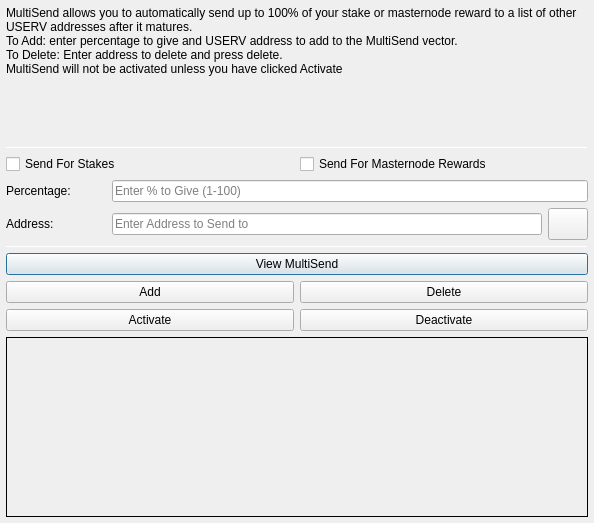
<?xml version="1.0" encoding="UTF-8"?>
<ui version="4.0">
 <class>MultiSendDialog</class>
 <widget class="QDialog" name="MultiSendDialog">
  <property name="windowModality">
   <enum>Qt::NonModal</enum>
  </property>
  <property name="geometry">
   <rect>
    <x>0</x>
    <y>0</y>
    <width>594</width>
    <height>523</height>
   </rect>
  </property>
  <property name="windowTitle">
   <string>MultiSend</string>
  </property>
  <layout class="QVBoxLayout" name="verticalLayout" stretch="0">
   <property name="leftMargin">
    <number>6</number>
   </property>
   <property name="topMargin">
    <number>6</number>
   </property>
   <property name="rightMargin">
    <number>6</number>
   </property>
   <property name="bottomMargin">
    <number>6</number>
   </property>
   <item>
    <layout class="QVBoxLayout" name="verticalLayout_Main" stretch="1,1,1,1,1,1">
     <item>
      <widget class="QLabel" name="label_2">
       <property name="lineWidth">
        <number>1</number>
       </property>
       <property name="text">
        <string>MultiSend allows you to automatically send up to 100% of your stake or masternode reward to a list of other USERV addresses after it matures.
To Add: enter percentage to give and USERV address to add to the MultiSend vector.
To Delete: Enter address to delete and press delete.
MultiSend will not be activated unless you have clicked Activate</string>
       </property>
       <property name="alignment">
        <set>Qt::AlignLeading|Qt::AlignLeft|Qt::AlignTop</set>
       </property>
       <property name="wordWrap">
        <bool>true</bool>
       </property>
      </widget>
     </item>
     <item>
      <widget class="Line" name="line">
       <property name="minimumSize">
        <size>
         <width>0</width>
         <height>1</height>
        </size>
       </property>
       <property name="maximumSize">
        <size>
         <width>16777215</width>
         <height>1</height>
        </size>
       </property>
       <property name="orientation">
        <enum>Qt::Horizontal</enum>
       </property>
      </widget>
     </item>
     <item>
      <layout class="QVBoxLayout" name="verticalLayout_Settings">
       <item>
        <layout class="QHBoxLayout" name="horizontalLayout">
         <item>
          <widget class="QCheckBox" name="multiSendStakeCheckBox">
           <property name="text">
            <string>Send For Stakes</string>
           </property>
          </widget>
         </item>
         <item>
          <widget class="QCheckBox" name="multiSendMasternodeCheckBox">
           <property name="text">
            <string>Send For Masternode Rewards</string>
           </property>
          </widget>
         </item>
        </layout>
       </item>
       <item>
        <layout class="QHBoxLayout" name="horizontalLayout_6">
         <item>
          <widget class="QLabel" name="label">
           <property name="minimumSize">
            <size>
             <width>100</width>
             <height>0</height>
            </size>
           </property>
           <property name="toolTip">
            <string>Percentage of stake to send</string>
           </property>
           <property name="text">
            <string>Percentage:</string>
           </property>
          </widget>
         </item>
         <item>
          <widget class="QLineEdit" name="multiSendPercentEdit">
           <property name="toolTip">
            <string>Enter whole numbers 1 - 100</string>
           </property>
           <property name="placeholderText">
            <string>Enter % to Give (1-100)</string>
           </property>
          </widget>
         </item>
        </layout>
       </item>
       <item>
        <layout class="QHBoxLayout" name="horizontalLayout_7">
         <item>
          <widget class="QLabel" name="label_5">
           <property name="minimumSize">
            <size>
             <width>100</width>
             <height>0</height>
            </size>
           </property>
           <property name="toolTip">
            <string>Address to send portion of stake to</string>
           </property>
           <property name="text">
            <string>Address:</string>
           </property>
          </widget>
         </item>
         <item>
          <widget class="QLineEdit" name="multiSendAddressEdit">
           <property name="toolTip">
            <string/>
           </property>
           <property name="placeholderText">
            <string>Enter Address to Send to</string>
           </property>
          </widget>
         </item>
         <item>
          <widget class="QPushButton" name="addressBookButton">
           <property name="maximumSize">
            <size>
             <width>16777215</width>
             <height>32</height>
            </size>
           </property>
           <property name="toolTip">
            <string>Choose an address from the address book</string>
           </property>
           <property name="text">
            <string/>
           </property>
           <property name="icon">
            <iconset resource="../uservcoin.qrc">
             <normaloff>:/icons/address-book</normaloff>:/icons/address-book</iconset>
           </property>
           <property name="shortcut">
            <string>Alt+A</string>
           </property>
           <property name="autoDefault">
            <bool>false</bool>
           </property>
          </widget>
         </item>
        </layout>
       </item>
      </layout>
     </item>
     <item>
      <widget class="Line" name="line_2">
       <property name="minimumSize">
        <size>
         <width>0</width>
         <height>1</height>
        </size>
       </property>
       <property name="maximumSize">
        <size>
         <width>16777215</width>
         <height>1</height>
        </size>
       </property>
       <property name="orientation">
        <enum>Qt::Horizontal</enum>
       </property>
      </widget>
     </item>
     <item>
      <layout class="QVBoxLayout" name="verticalLayout_Buttons">
       <item>
        <layout class="QHBoxLayout" name="horizontalLayout_4">
         <item>
          <widget class="QPushButton" name="viewButton">
           <property name="toolTip">
            <string/>
           </property>
           <property name="statusTip">
            <string>View MultiSend Vector</string>
           </property>
           <property name="text">
            <string>View MultiSend</string>
           </property>
          </widget>
         </item>
        </layout>
       </item>
       <item>
        <layout class="QHBoxLayout" name="horizontalLayout_2">
         <item>
          <widget class="QPushButton" name="addButton">
           <property name="toolTip">
            <string/>
           </property>
           <property name="statusTip">
            <string>Add to MultiSend Vector</string>
           </property>
           <property name="text">
            <string>Add</string>
           </property>
          </widget>
         </item>
         <item>
          <widget class="QPushButton" name="deleteButton">
           <property name="toolTip">
            <string/>
           </property>
           <property name="statusTip">
            <string>Delete Address From MultiSend Vector</string>
           </property>
           <property name="text">
            <string>Delete</string>
           </property>
          </widget>
         </item>
        </layout>
       </item>
       <item>
        <layout class="QHBoxLayout" name="horizontalLayout_5">
         <item>
          <widget class="QPushButton" name="activateButton">
           <property name="statusTip">
            <string>Activate MultiSend</string>
           </property>
           <property name="text">
            <string>Activate</string>
           </property>
          </widget>
         </item>
         <item>
          <widget class="QPushButton" name="disableButton">
           <property name="statusTip">
            <string>Deactivate MultiSend</string>
           </property>
           <property name="text">
            <string>Deactivate</string>
           </property>
          </widget>
         </item>
        </layout>
       </item>
      </layout>
     </item>
     <item>
      <widget class="QLabel" name="message">
       <property name="minimumSize">
        <size>
         <width>0</width>
         <height>180</height>
        </size>
       </property>
       <property name="frameShape">
        <enum>QFrame::Panel</enum>
       </property>
       <property name="frameShadow">
        <enum>QFrame::Plain</enum>
       </property>
       <property name="lineWidth">
        <number>1</number>
       </property>
       <property name="midLineWidth">
        <number>1</number>
       </property>
       <property name="text">
        <string/>
       </property>
       <property name="alignment">
        <set>Qt::AlignLeading|Qt::AlignLeft|Qt::AlignTop</set>
       </property>
       <property name="wordWrap">
        <bool>true</bool>
       </property>
      </widget>
     </item>
    </layout>
   </item>
  </layout>
 </widget>
 <resources>
  <include location="../uservcoin.qrc"/>
 </resources>
 <connections/>
</ui>
